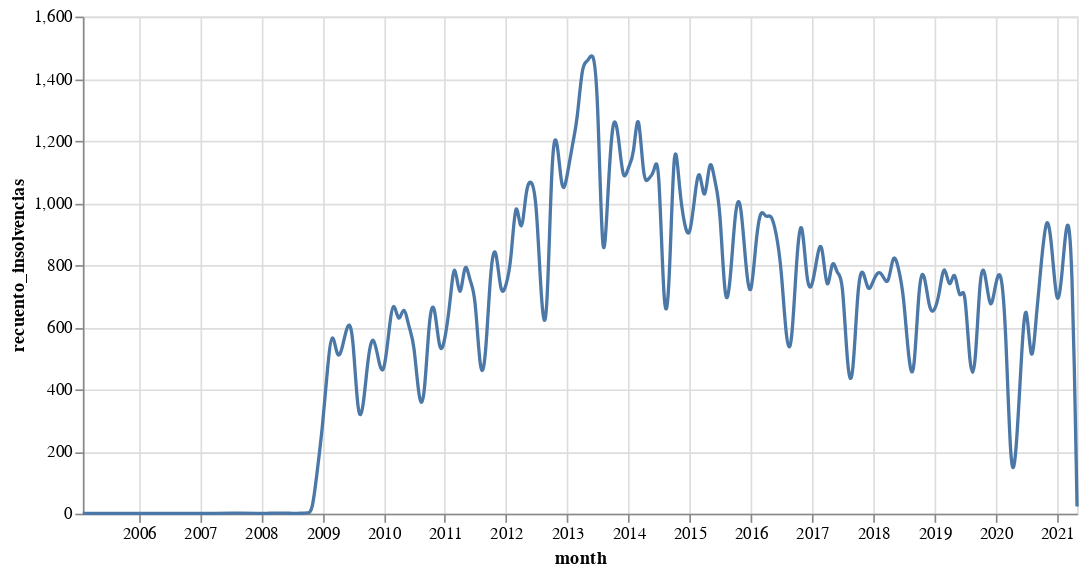

The notebook cell saved with this chart:
### Markdown cell above
## Monthly Contests

Note that August traditionally is a constantly year minimum:

### Code cell
###   GENERATE INTERACTIVE PLOT   ###
source = df_dates_cn

# Create a selection that chooses the nearest point & selects based on x-value
nearest = alt.selection(type='single', nearest=True, on='mouseover',
                        fields=['month'], empty='none')

# The basic line
line = alt.Chart(source).mark_line(interpolate='basis').encode(
    x='month:T',
    y='recuento_insolvencias:Q'
)

# Transparent selectors across the chart. This is what tells us
# the x-value of the cursor
selectors = alt.Chart(source).mark_point().encode(
    x='month:T',
    opacity=alt.value(0),
).add_selection(
    nearest
)

# Draw points on the line, and highlight based on selection
points = line.mark_point().encode(
    opacity=alt.condition(nearest, alt.value(1), alt.value(0))
)

# Draw text labels near the points, and highlight based on selection
text = line.mark_text(align='left', dx=2, dy=-2).encode(
    text=alt.condition(nearest, 'month:T', alt.value(' '))
)

# Draw a rule at the location of the selection
rules = alt.Chart(source).mark_rule(color='gray').encode(
    x='month:T',
).transform_filter(
    nearest
)

# Put the five layers into a chart and bind the data
chart2 = alt.layer(
    line, selectors, points, rules, text
).properties(
    width=600, height=300
)

#chart2.save(export_file + '_interactive.html')
chart2
#print("Interactive plot has been successfully saved at " + export_file + '_interactive.html')

### Figure 1 — Vega-Lite specification as saved in the notebook (floating-point values rounded to 4 significant figures; data arrays with more than 128 entries replaced by an {"elided": "..."} marker saying what was removed)
{"config": {"view": {"continuousWidth": 400, "continuousHeight": 300}}, "layer": [{"mark": {"type": "line", "interpolate": "basis"}, "encoding": {"x": {"type": "temporal", "field": "month"}, "y": {"type": "quantitative", "field": "recuento_insolvencias"}}}, {"mark": "point", "encoding": {"opacity": {"value": 0}, "x": {"type": "temporal", "field": "month"}}, "selection": {"selector003": {"type": "single", "nearest": true, "on": "mouseover", "fields": ["month"], "empty": "none"}}}, {"mark": "point", "encoding": {"opacity": {"condition": {"value": 1, "selection": "selector003"}, "value": 0}, "x": {"type": "temporal", "field": "month"}, "y": {"type": "quantitative", "field": "recuento_insolvencias"}}}, {"mark": {"type": "rule", "color": "gray"}, "encoding": {"x": {"type": "temporal", "field": "month"}}, "transform": [{"filter": {"selection": "selector003"}}]}, {"mark": {"type": "text", "align": "left", "dx": 2, "dy": -2}, "encoding": {"text": {"condition": {"type": "temporal", "field": "month", "selection": "selector003"}, "value": " "}, "x": {"type": "temporal", "field": "month"}, "y": {"type": "quantitative", "field": "recuento_insolvencias"}}}], "data": {"name": "data-b201adf24eb3748ccd3d884fe4f12a3b"}, "height": 300, "width": 600, "$schema": "https://vega.github.io/schema/vega-lite/v4.8.1.json", "datasets": {"data-b201adf24eb3748ccd3d884fe4f12a3b": {"elided": "167 records"}}}
